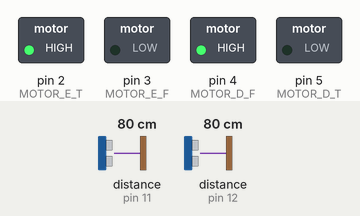
Simulated run of this sketch. Board: Arduino Uno, built with avr-gcc and run on an emulated ATmega328P. Shown: switched loads named in the sketch (green lamp = pin HIGH). The inputs (shaded band) are chosen by the test bench; at power-on: distance to the obstacle (sensors on pin 11, pin 12) 80 cm. The echo pulse lasts 58.3 µs per cm.

Above: at 1.2 s.
1.3 s: distance to the obstacle (sensor on pin 11) set to 65 cm
2.8 s: distance to the obstacle (sensor on pin 11) set to 57 cm
At 4.0 s:
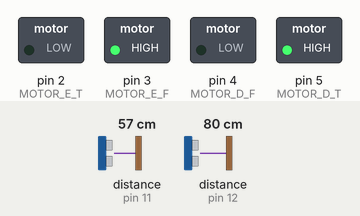
4.3 s: distance to the obstacle (sensor on pin 12) set to 65 cm
5.8 s: distance to the obstacle (sensor on pin 12) set to 58 cm
At 6.1 s:
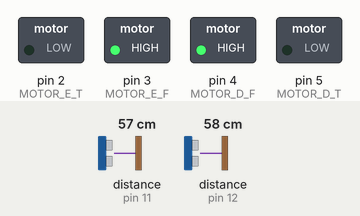
7.3 s: distance to the obstacle (sensor on pin 12) set to 120 cm
At 8.1 s:
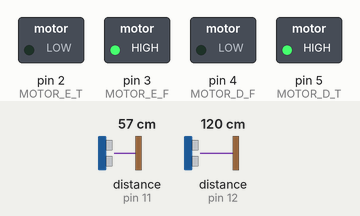
8.8 s: distance to the obstacle (sensor on pin 12) set to 2 cm
At 9.4 s:
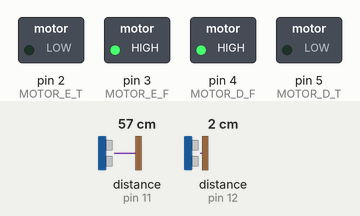
Timing chart, 0 to 11.3 s (numbered marks = the images above; inputs shaded):
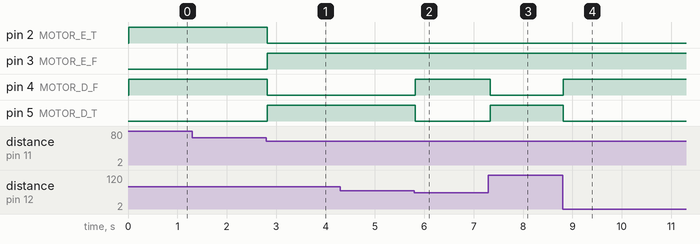

Measured:
- the behaviour switches between 61 and 60 cm on distance to the obstacle (sensor on pin 11) (found by bisection; images 0 and 1)
- the behaviour switches between 61 and 60 cm on distance to the obstacle (sensor on pin 12) (found by bisection; images 1 and 2)
- after the input at 1.3 s, every drawn part: stays the same
- after the input at 2.8 s, pin 2 (MOTOR_E_T), pin 4 (MOTOR_D_F): HIGH → LOW at once; pin 3 (MOTOR_E_F), pin 5 (MOTOR_D_T): LOW → HIGH at once
- after the input at 4.3 s, every drawn part: stays the same
- after the input at 5.8 s, pin 4 (MOTOR_D_F): LOW → HIGH at once; pin 5 (MOTOR_D_T): HIGH → LOW at once
- after the input at 7.3 s, pin 4 (MOTOR_D_F): HIGH → LOW at once; pin 5 (MOTOR_D_T): LOW → HIGH at once
- after the input at 8.8 s, pin 4 (MOTOR_D_F): LOW → HIGH at once; pin 5 (MOTOR_D_T): HIGH → LOW at once

The sketch:

Bia_Sumo_Tradicional.ino
```cpp
/*******************************************************************
 * TJR SUMO - GRUPO DE ESTUDOS EM ROBOTICA DA UNICAMP
 *
 * Codigo do sumo tradicional utilizado na ultima competicao de 2015
 *
 * Data da ultima modificacao: 09/06/2016
 *******************************************************************/

#include <Ultrasonic.h>

#define SOM_FRENTE_ECHO 12
#define SOM_FRENTE_TRIG 13
#define SOM_DIREITA_ECHO 11
#define SOM_DIREITA_TRIG 10

#define MOTOR_E_F 3
#define MOTOR_E_T 2
#define MOTOR_D_F 4
#define MOTOR_D_T 5

/* distancia maxima de analise do sensor */
#define SOM_MAX_DIST 60

#define FRENTE HIGH
#define TRAS LOW

Ultrasonic sensorSomFrente(SOM_FRENTE_TRIG, SOM_FRENTE_ECHO);
Ultrasonic sensorSomDireita(SOM_DIREITA_TRIG, SOM_DIREITA_ECHO);

void controlamotor(int MOTOR_F, int MOTOR_T, boolean direcao)
{
  /* Motor esquerdo pra frente*/
  digitalWrite(MOTOR_F, direcao);
  digitalWrite(MOTOR_T, ! direcao);
}

void giraHorario()
{
  /* M
otor esquerdo pra frente*/
  controlamotor(MOTOR_E_F, MOTOR_E_T, FRENTE);

  /* Motor direito pra tras */
  controlamotor(MOTOR_D_F, MOTOR_D_T, TRAS);

}

void giraAntiHorario()
{

  /* Motor esquerdo pra tras*/
  controlamotor(MOTOR_E_F, MOTOR_E_T, TRAS);

  /* Motor direito pra frente */
  controlamotor(MOTOR_D_F, MOTOR_D_T, FRENTE);

}

void avanca()
{

 /* Motor esquerdo pra frente */
  controlamotor(MOTOR_E_F, MOTOR_E_T, FRENTE);

  /* Motor direito pra frente */
  controlamotor(MOTOR_D_F, MOTOR_D_T, FRENTE);

  delay(200);
}

void volta() {

   /* Motor esquerdo pra tras */
  controlamotor(MOTOR_E_F, MOTOR_E_T, TRAS);

  /* Motor direito tras */
  controlamotor(MOTOR_D_F, MOTOR_D_T, TRAS);

}

boolean testaSomDireito()
{

  /* Teste da leitura do valor analogico do pino do sensor */
  if(sensorSomDireita.Ranging(CM) <= SOM_MAX_DIST)
  {
    /* enquanto procura obstaculo a frente, gira */
    while(!testaSomFrente())
      giraHorario();
    delay(10);
    /* encontrando, retorna verdadeiro */
    return true;
  }
  /* se nao, retorna falso */
  return false;
}

boolean testaSomFrente()
{
  /* Teste da leitura do valor analogico do pino do sensor */
  if(sensorSomFrente.Ranging(CM) <= SOM_MAX_DIST)
  {
    /* se ha alguem na frente, retorna verdadeiro */
    return true;
  }
  /* se nao, retorna falso */
  return false;
}


void setup()
{
  pinMode(MOTOR_D_F, OUTPUT);
  pinMode(MOTOR_D_T, OUTPUT);
  pinMode(MOTOR_E_F, OUTPUT);
  pinMode(MOTOR_E_T, OUTPUT);

  pinMode(SOM_FRENTE_ECHO, INPUT);
  pinMode(SOM_FRENTE_TRIG, OUTPUT);
  pinMode(SOM_DIREITA_ECHO, INPUT);
  pinMode(SOM_DIREITA_TRIG, OUTPUT);
}

void loop()
{
    /* testa se o sensor frontal tem algo a frente */
    if(testaSomFrente())
    {
      /* se sim, avanca nessa direcao */
      avanca();
      delay(10);
    }
    /* caso contrario, verifica o sensor do lado direito */
    else
    {
      /* se nao encontra ninguem a sua frente */
      if(!testaSomDireito())
          /* gira */
          giraAntiHorario();
    }
}
```
